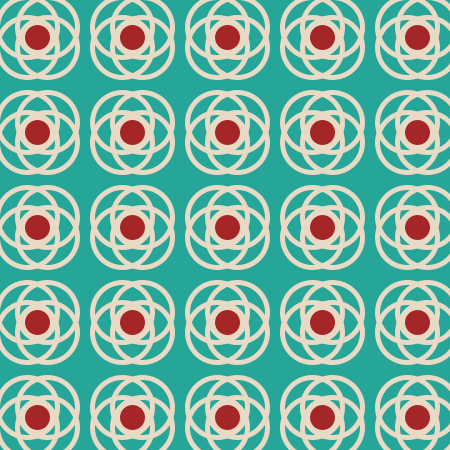
Frame 1 (no input)
Frame 60 (the mouse pressed at the canvas centre just before this capture): identical to frame 1, image omitted
Frame 120 (the mouse held since frame 60 and released just before this capture): identical to frame 1, image omitted

The Processing sketch that drew this single still picture (run headless with seeded random() and noise(); from frame 60 on, the mouse is pressed at the canvas centre):

// Processing sketch: processing_28970
// ── processing_28970.pde

/*
 Kamee Bentley
 16th May 2011
 ART443R
 */
// { imaginary opening code block for global variables

// global variables

// declare its name and assign a value
int xPos = 225;  // data type | variable name = value
int yPos = 225;

void setup() {  // opening code block
  size(450, 450);

  // local variables
  int stageWidth = width;
  int stageHeight = height;
  println("stageHeight is " + stageHeight);  //

  smooth();
  stroke(232, 218, 197);
  strokeWeight(5);
  noFill();
}  // closing code block

void draw() {

  background(38, 165, 153);

  xPos = 300;  // update the global variable xPos to 300
  int diameter = 60;  // create local variable for circle diameter to 60

    // loop to create each column
  for (int cols = 0; cols < 5; cols++) {
    // nested loop to create rows for each column
    for (int rows = 0; rows < 5; rows++) {
      drawTile(95 * cols, 95 * rows, diameter);
    }
  }
}

void drawTile(int xPos, int yPos, int d) {
  noFill();
  ellipse(xPos + 27, yPos + 27, d, d); 
  noFill();
  ellipse(xPos + 47, yPos + 27, d, d);
  noFill();
  ellipse(xPos + 27, yPos + 47, d, d);
  noFill();
  ellipse(xPos + 47, yPos + 47, d, d);
  fill (165, 38, 38); // red circle
  ellipse(xPos + 37, yPos + 37, 30, 30); // red circle
}

//} imaginary closing code block for global variables
